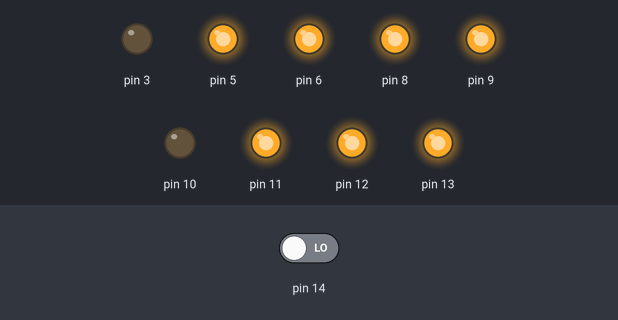
The sketch below on a simulated Arduino Uno, built with avr-gcc and run on an emulated ATmega328P. Parts: output pins drawn as LEDs (lit = HIGH). Inputs (shaded band) come from the test bench; at power-on: pin 14 LOW.

Above: at 1.2 s.
1.3 s: pin 14 driven HIGH
At 2.2 s:
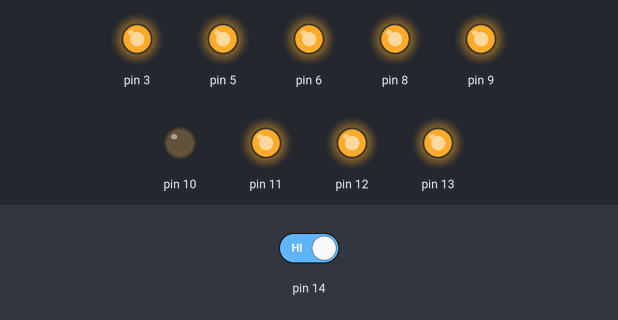
2.8 s: pin 14 driven LOW
At 3.3 s:
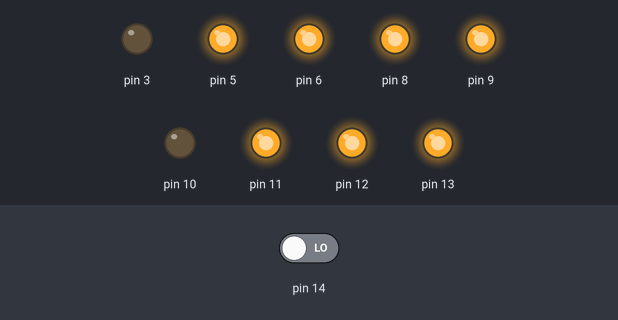
Timing chart, 0 to 5.8 s (numbered marks = the images above; inputs shaded):
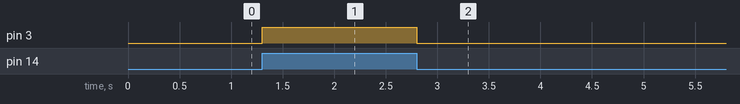

The sketch:

BareMinimum.ino
```cpp
//#include <plcLib.h>
#include <plcLib_activeLOW.h>

/* Programmable Logic Controller Library for the Arduino and Compatibles

   Bare Minimum - Single bit digital input and output

   Connections:
   Input - switch connected to input X0 (Arduino pin A0 / Tinkerkit pin I0)
   Output - LED connected to output Y0 (Arduino pin 3 / Tinkerkit O5)

   Software and Documentation:
   http://www.electronics-micros.com/software-hardware/plclib-arduino/

*/

void setup() {
  setupPLC();  // Setup inputs and outputs
}

void loop() {
  in(X0);      // Read Input 0
  out(Y0);     // Send to Output 0
}
```

Measured:
- after the input at 1.3 s, pin 3: LOW → HIGH at once
- after the input at 2.8 s, pin 3: HIGH → LOW at once
